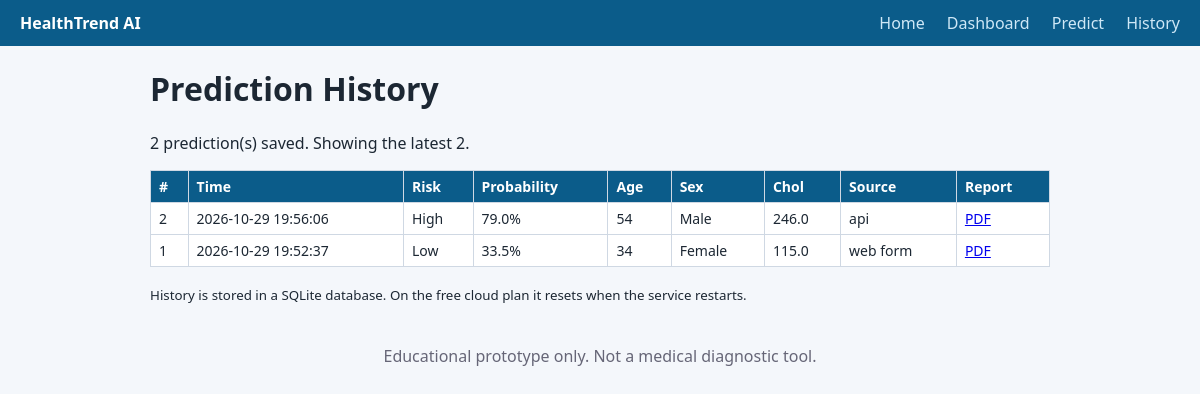
The app's page /history with its own data.
### tables this page shows
CREATE TABLE predictions (
            id INTEGER PRIMARY KEY AUTOINCREMENT, ts TEXT, inputs TEXT,
            probability REAL, risk_level TEXT, factors TEXT, source TEXT);

### app.py (the view)
@app.route("/history")
def history():
    with db() as con:
        rows = con.execute("SELECT * FROM predictions ORDER BY id DESC LIMIT 25").fetchall()
        total = con.execute("SELECT COUNT(*) FROM predictions").fetchone()[0]
    items = []
    for r in rows:
        inp = json.loads(r["inputs"])
        items.append({"id": r["id"], "ts": r["ts"], "level": r["risk_level"], "prob": round(r["probability"] * 100, 1),
                      "age": int(inp["age"]), "sex": show("sex", inp["sex"]), "chol": inp["chol"], "source": r["source"]})
    return render_template("history.html", items=items, total=total)

### app.py (called while the page is built)
def db():
    con = sqlite3.connect(DB)
    con.row_factory = sqlite3.Row
    return con

def show(k, v):
    opts = FIELDS[k][3]
    return opts.get(int(v), str(v)) if opts else f"{v:g}"

### healthtrend 2/templates/history.html
{% extends "base.html" %}{% block body %}
<h1>Prediction History</h1>
<p>{{ total }} prediction(s) saved. Showing the latest {{ items|length }}.</p>
{% if items %}<div style="overflow-x:auto"><table class="t"><tr><th>#</th><th>Time</th><th>Risk</th><th>Probability</th><th>Age</th><th>Sex</th><th>Chol</th><th>Source</th><th>Report</th></tr>
{% for i in items %}<tr><td>{{ i.id }}</td><td>{{ i.ts }}</td><td>{{ i.level }}</td><td>{{ i.prob }}%</td><td>{{ i.age }}</td><td>{{ i.sex }}</td><td>{{ i.chol }}</td><td>{{ i.source }}</td>
<td><a href="/report/{{ i.id }}.pdf">PDF</a></td></tr>{% endfor %}</table></div>
{% else %}<p>No predictions yet. <a href="/predict">Make one</a>.</p>{% endif %}
<p><small>History is stored in a SQLite database. On the free cloud plan it resets when the service restarts.</small></p>
{% endblock %}

### healthtrend 2/templates/base.html (shortened to what this page needs)
<!doctype html><html lang="en"><head><meta charset="utf-8">
<title>HealthTrend AI</title><link rel="stylesheet" href="{{ url_for('static', filename='style.css') }}"></head>
<body><nav><b>HealthTrend AI</b><a href="/">Home</a><a href="/dashboard">Dashboard</a><a href="/predict">Predict</a><a href="/history">History</a></nav>
<main>{% block body %}{% endblock %}</main>
<footer>Educational prototype only. Not a medical diagnostic tool.</footer></body></html>

### healthtrend 2/static/style.css (style rules this page uses)
body { font-family:system-ui,sans-serif;margin:0;background:#f4f7fb;color:#1c2733 }
nav { background:#0b5c8a;padding:12px 20px;display:flex;gap:18px;align-items:center }
nav b { color:#fff;margin-right:auto }
nav a { color:#cfe8f7;text-decoration:none }
main { max-width:900px;margin:20px auto;padding:0 16px }
footer { text-align:center;padding:20px;color:#667 }
.t { border-collapse:collapse;width:100%;background:#fff }
.t th,.t td { border:1px solid #cfd8e3;padding:6px 8px;text-align:left;font-size:14px }
.t th { background:#0b5c8a;color:#fff }
nav a { margin-left:4px }

### records on screen
predictions: id "2", ts "2026-10-29 19:56:06", level "High", prob "79.0", age "54", sex "Male", chol "246.0", source "api"
predictions: id "1", ts "2026-10-29 19:52:37", level "Low", prob "33.5", age "34", sex "Female", chol "115.0", source "web form"

### other values on screen
{{ total }} "2"
{{ items|length }} "2"
